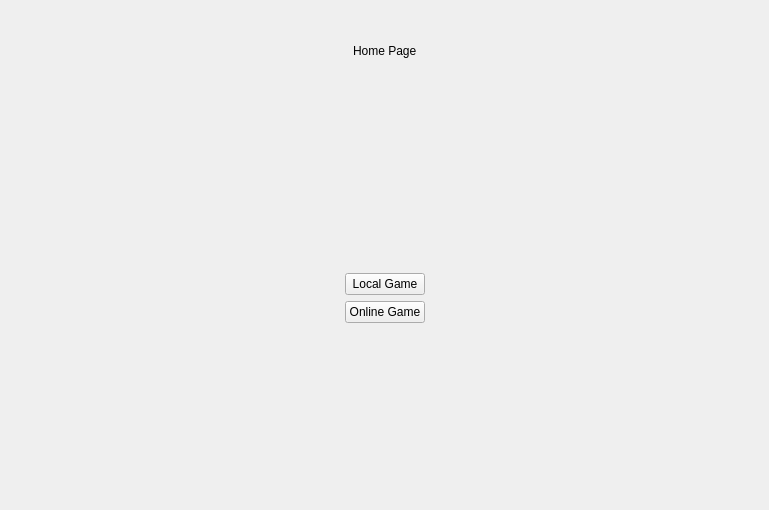
<?xml version="1.0" encoding="UTF-8"?>
<ui version="4.0">
 <class>HomePageWidget</class>
 <widget class="QWidget" name="HomePageWidget">
  <property name="geometry">
   <rect>
    <x>0</x>
    <y>0</y>
    <width>769</width>
    <height>510</height>
   </rect>
  </property>
  <property name="windowTitle">
   <string>Form</string>
  </property>
  <layout class="QVBoxLayout" name="verticalLayout_2" stretch="1,5">
   <item>
    <layout class="QHBoxLayout" name="horizontalLayout">
     <item>
      <spacer name="horizontalSpacer_2">
       <property name="orientation">
        <enum>Qt::Horizontal</enum>
       </property>
       <property name="sizeHint" stdset="0">
        <size>
         <width>40</width>
         <height>20</height>
        </size>
       </property>
      </spacer>
     </item>
     <item>
      <widget class="QLabel" name="label">
       <property name="text">
        <string>Home Page</string>
       </property>
      </widget>
     </item>
     <item>
      <spacer name="horizontalSpacer">
       <property name="orientation">
        <enum>Qt::Horizontal</enum>
       </property>
       <property name="sizeHint" stdset="0">
        <size>
         <width>40</width>
         <height>20</height>
        </size>
       </property>
      </spacer>
     </item>
    </layout>
   </item>
   <item>
    <layout class="QHBoxLayout" name="horizontalLayout_2">
     <item>
      <spacer name="horizontalSpacer_3">
       <property name="orientation">
        <enum>Qt::Horizontal</enum>
       </property>
       <property name="sizeHint" stdset="0">
        <size>
         <width>40</width>
         <height>20</height>
        </size>
       </property>
      </spacer>
     </item>
     <item>
      <layout class="QVBoxLayout" name="verticalLayout">
       <property name="leftMargin">
        <number>0</number>
       </property>
       <item>
        <spacer name="verticalSpacer">
         <property name="orientation">
          <enum>Qt::Vertical</enum>
         </property>
         <property name="sizeHint" stdset="0">
          <size>
           <width>20</width>
           <height>40</height>
          </size>
         </property>
        </spacer>
       </item>
       <item>
        <widget class="QPushButton" name="localGameButton">
         <property name="text">
          <string>Local Game</string>
         </property>
        </widget>
       </item>
       <item>
        <widget class="QPushButton" name="onlineGameButton">
         <property name="text">
          <string>Online Game</string>
         </property>
        </widget>
       </item>
       <item>
        <spacer name="verticalSpacer_2">
         <property name="orientation">
          <enum>Qt::Vertical</enum>
         </property>
         <property name="sizeHint" stdset="0">
          <size>
           <width>20</width>
           <height>40</height>
          </size>
         </property>
        </spacer>
       </item>
      </layout>
     </item>
     <item>
      <spacer name="horizontalSpacer_4">
       <property name="orientation">
        <enum>Qt::Horizontal</enum>
       </property>
       <property name="sizeHint" stdset="0">
        <size>
         <width>40</width>
         <height>20</height>
        </size>
       </property>
      </spacer>
     </item>
    </layout>
   </item>
  </layout>
 </widget>
 <resources/>
 <connections/>
</ui>
